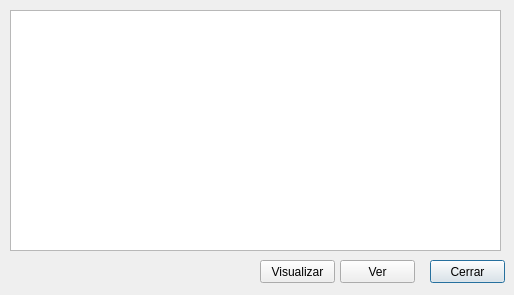
<?xml version="1.0" encoding="UTF-8"?>
<ui version="4.0">
 <class>frm_lista_empleado</class>
 <widget class="QDialog" name="frm_lista_empleado">
  <property name="geometry">
   <rect>
    <x>0</x>
    <y>0</y>
    <width>514</width>
    <height>295</height>
   </rect>
  </property>
  <property name="windowTitle">
   <string>Empleados</string>
  </property>
  <widget class="QPushButton" name="btn_cerrar">
   <property name="geometry">
    <rect>
     <x>430</x>
     <y>260</y>
     <width>75</width>
     <height>23</height>
    </rect>
   </property>
   <property name="text">
    <string>Cerrar</string>
   </property>
  </widget>
  <widget class="QPushButton" name="btn_ver">
   <property name="geometry">
    <rect>
     <x>340</x>
     <y>260</y>
     <width>75</width>
     <height>23</height>
    </rect>
   </property>
   <property name="text">
    <string>Ver</string>
   </property>
  </widget>
  <widget class="QTableView" name="tableView">
   <property name="geometry">
    <rect>
     <x>10</x>
     <y>10</y>
     <width>491</width>
     <height>241</height>
    </rect>
   </property>
  </widget>
  <widget class="QPushButton" name="btn_visualizar">
   <property name="geometry">
    <rect>
     <x>260</x>
     <y>260</y>
     <width>75</width>
     <height>23</height>
    </rect>
   </property>
   <property name="text">
    <string>Visualizar</string>
   </property>
  </widget>
 </widget>
 <resources/>
 <connections/>
</ui>
